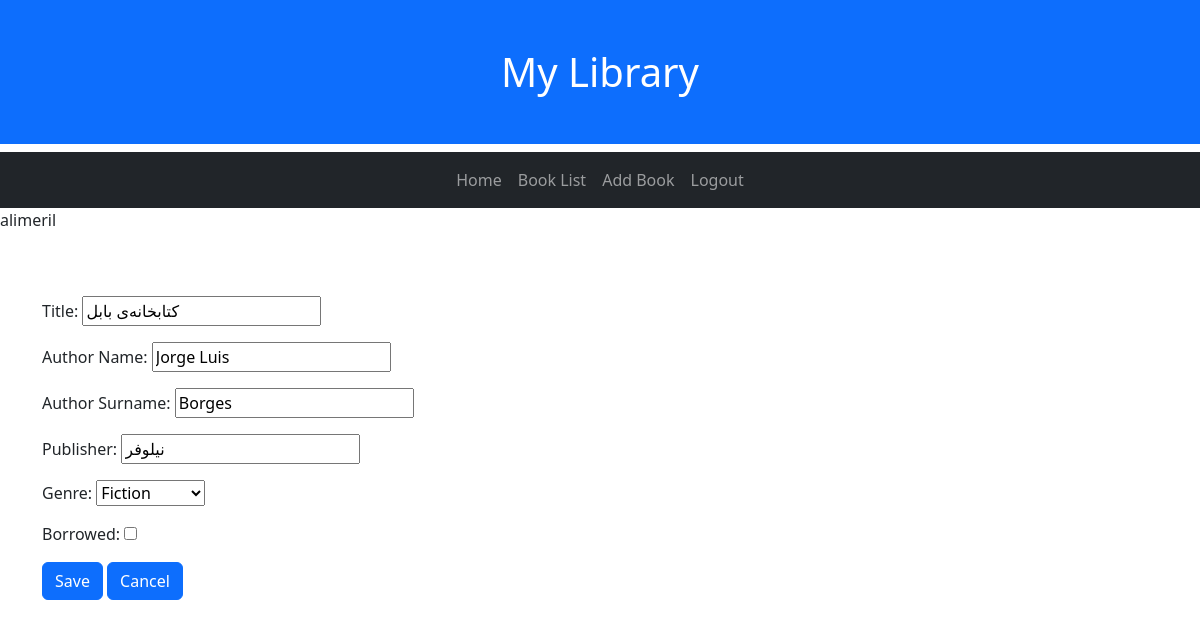
The app's page /1/EditPage (signed in) with its own data.
### library/models.py (models this page shows, shortened)
class Book(models.Model):
    title = models.CharField(max_length=100)
    author_name = models.CharField('Author Name',max_length=50, null = True, blank=True)
    author_surname = models.CharField('Author Surname',max_length=50)
    publisher = models.CharField(max_length=50, null=True, blank=True)
    genre = models.CharField(
        max_length = 20,
        choices = GENRE_CHOICES,
        default = 'Literature'
    )
    created = models.DateTimeField(auto_now_add=True)
    borrowed = models.BooleanField(default=False)
    class Meta:
        ordering = ['title']

### library/views.py (the view)
# urls.py: path('<int:pk>/EditPage', views.EditPage.as_view(), name = 'EditPage'),
class EditPage(UpdateView):
    model = Book
    fields = [
        "title",
        "author_name",
        "author_surname",
        "publisher",
        "genre",
        "borrowed",
    ]

### library/templates/library/book_form.html (shortened to what this page needs)
{% extends "library/master.html" %}
{% block content %}
<div class="container pt-5">
    <form method = 'POST' action = "">
        <div>
            {{form.as_p}}
            <input class="btn btn-primary" type = "submit" value = "Save">
            <a class="btn btn-primary" href ="{% url 'library:ListPage' %}" role="button">Cancel</a>
        </div>
    </form>
</div>
{% endblock %}

### library/templates/library/master.html (shortened to what this page needs)
<!DOCTYPE html>
<html>
<head>
  <link href="https://cdn.jsdelivr.net/npm/bootstrap@5.3.3/dist/css/bootstrap.min.css" rel="stylesheet">
</head>
<body>
  <h1 class="container-fluid p-5 bg-primary text-white text-center">My Library</h1>
  <nav class="navbar navbar-expand-sm bg-dark navbar-dark">
    <div class="container-fluid justify-content-center">
      <ul class="navbar-nav nav-pills">
        <li class="nav-item"><a class="nav-link" href = "{% url 'library:home' %}">Home</a></li>
        <li class="nav-item"><a class="nav-link" href = "{% url 'library:ListPage' %}">Book List</a></li>
        <li class="nav-item"><a class="nav-link" href = "{% url 'library:AddPage' %}">Add Book</a></li>
        {% if request.user.is_authenticated %}
        <li class="nav-item"><a class="nav-link" href = "{% url 'library:ConfirmLogout' %}">Logout</a></li>
        {% else %}
        <li class="nav-item"><a class="nav-link" href = "{% url 'library:Login' %}">Login</a></li>
        {% endif %}
      </ul>
    </div>
  </nav>
  {% if request.user.is_authenticated %}
  <p>{{request.user.username}}</p>
  {% endif %}
{% block content %}
{% endblock %}
</body>
</html>

### records on screen
Book: title "کتابخانه‌ی بابل", author_name "Jorge Luis", author_surname "Borges", publisher "نیلوفر", genre "Fiction"

### other values on screen
{{ request.user.username }} "alimeril"
